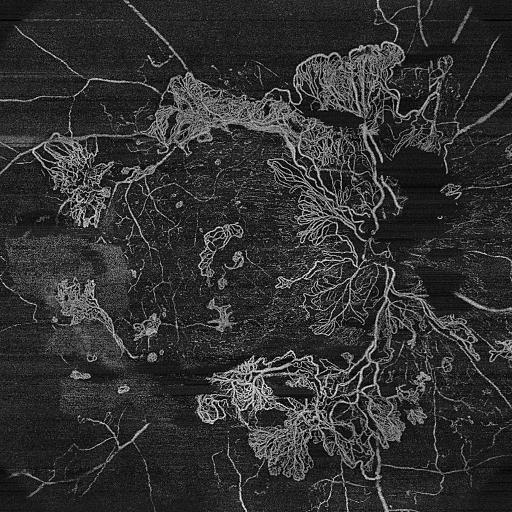
#> input picture src/ariake_octa/pdr_nve/examples/cases/case1_before.png, 1024 x 1024 px (shown at 1/2 size)
$ python -i vessel_detection.py   (imports and definitions only)
#> lines starting #> are read from the running program, lines starting #| are printed output that depends on the picture; after the words box and inside, x2 and y2 are one past the last pixel; in counts of white or black regions, pixels touching at a corner belong together
"""
血管検出モジュール
MNV画像から血管を検出・抽出
"""

import logging
import time
from typing import Dict, Optional, Tuple

import cv2
import numpy as np

logger = logging.getLogger(__name__)

# Phase4: denoise_improved(method="iterative") のときの最大反復数。1箇所で変更可能。
MAX_DESPECKLE_ITERATIONS = 15
TUBENESS_DENOISE_WEAK_ITERATIONS = 3

from .preprocessing import AdaptiveThresholder, BinaryPostProcessor, FilterBank


class MNVPreprocessor:
    """
    MNV画像の前処理クラス
    ImageJマクロの performImagePreprocessing に対応
    """

    # [332 lines left out: functions __init__, preprocess_mnv, _process_mexican_hat_with_gray, _process_tubeness_single_with_gray, _process_tubeness_multiscale_with_gray, _process_mexican_hat and 3 more, not called in this run]


class VesselEnhancer:
    """
    血管強調クラス
    より高度な血管検出のための追加メソッド
    """

    @staticmethod
    def enhance_vessels_custom_hessian(
        image: np.ndarray,
        sigmas: Tuple[float, ...] = (0.5, 1.0, 1.5, 2.0, 2.5),
        spacing: float = 1.0,
        tau: float = 2.0,
    ) -> np.ndarray:
        """
        Custom Hessian Vesselness Filter（FAZSEG方式）による血管強調

        Parameters:
        -----------
        image : np.ndarray
            入力画像
        sigmas : tuple
            スケールパラメータ（デフォルト: 0.5-2.5）
        spacing : float
            ピクセルスペーシング
        tau : float
            tau正規化パラメータ

        Returns:
        --------
        enhanced : np.ndarray
            強調画像（0-255）
        """
        # 前処理（FAZSEG方式）
        if image.dtype == np.float32:
            image = (image * 255).astype(np.uint8)

        # 画像反転（FAZを明るく）
        image_inverted = 255 - image

        # 1%タイル閾値でノイズ除去
        thr = np.percentile(image_inverted[image_inverted > 0], 1) * 0.9
        image_inverted[image_inverted <= thr] = thr

        # 0-1正規化
        image_norm = image_inverted - np.min(image_inverted)
        image_norm = image_norm / np.max(image_norm)

        # Vesselness計算
        vesselness = None
        for sigma in sigmas:
            # Hessian行列計算
            lambda1, lambda2 = VesselEnhancer._compute_hessian_eigenvalues(
                image_norm, sigma, spacing
            )

            # tau正規化
            lambda3 = lambda2.copy()
            new_tau = tau * np.min(lambda3)
            lambda3[(lambda3 < 0) & (lambda3 >= new_tau)] = new_tau
            different = lambda3 - lambda2

            # Vesselness応答（FAZSEG式）
            response = (
                ((np.absolute(lambda2) ** 2) * np.absolute(different))
                * 27
                / ((2 * np.absolute(lambda2) + np.absolute(different)) ** 3 + 1e-10)
            )

            # 2段階閾値
            response[(lambda2 < lambda3 / 2)] = 1  # 強い血管
            response[(lambda2 >= 0)] = 0  # 明るい構造除外
            response[np.isinf(response)] = 0

            # マルチスケール最大値
            if vesselness is None:
                vesselness = response
            else:
                vesselness = np.maximum(vesselness, response)

        # ノイズ除去
        vesselness[vesselness < 1e-2] = 0

        # 0-255に正規化
        enhanced = cv2.normalize(vesselness, None, 0, 255, cv2.NORM_MINMAX).astype(
            np.uint8
        )

        return enhanced

    @staticmethod
    def _compute_hessian_eigenvalues(
        image: np.ndarray, sigma: float, spacing: float = 1.0
    ) -> Tuple[np.ndarray, np.ndarray]:
        """
        Hessian行列の固有値を計算（FAZSEG方式）

        Parameters:
        -----------
        image : np.ndarray
            正規化済み画像（0-1）
        sigma : float
            ガウシアンスケール
        spacing : float
            ピクセルスペーシング

        Returns:
        --------
        lambda1, lambda2 : tuple of np.ndarray
            固有値（|lambda1| < |lambda2|にソート済み）
        """

        # ガウシアン平滑化
        image_smooth = VesselEnhancer._gaussian_smooth(image, sigma, spacing)

        # 勾配計算
        h, w = image.shape

        # Y方向
        Dy = np.zeros_like(image_smooth)
        Dy[0, :] = image_smooth[1, :] - image_smooth[0, :]
        Dy[h - 1, :] = image_smooth[h - 1, :] - image_smooth[h - 2, :]
        Dy[1 : h - 1, :] = (image_smooth[2:h, :] - image_smooth[0 : h - 2, :]) / 2

        Dyy = np.zeros_like(Dy)
        Dyy[0, :] = Dy[1, :] - Dy[0, :]
        Dyy[h - 1, :] = Dy[h - 1, :] - Dy[h - 2, :]
        Dyy[1 : h - 1, :] = (Dy[2:h, :] - Dy[0 : h - 2, :]) / 2

        # X方向
        Dx = np.zeros_like(image_smooth)
        Dx[:, 0] = image_smooth[:, 1] - image_smooth[:, 0]
        Dx[:, w - 1] = image_smooth[:, w - 1] - image_smooth[:, w - 2]
        Dx[:, 1 : w - 1] = (image_smooth[:, 2:w] - image_smooth[:, 0 : w - 2]) / 2

        Dxx = np.zeros_like(Dx)
        Dxx[:, 0] = Dx[:, 1] - Dx[:, 0]
        Dxx[:, w - 1] = Dx[:, w - 1] - Dx[:, w - 2]
        Dxx[:, 1 : w - 1] = (Dx[:, 2:w] - Dx[:, 0 : w - 2]) / 2

        # XY交差項
        Dxy = np.zeros_like(Dx)
        Dxy[0, :] = Dx[1, :] - Dx[0, :]
        Dxy[h - 1, :] = Dx[h - 1, :] - Dx[h - 2, :]
        Dxy[1 : h - 1, :] = (Dx[2:h, :] - Dx[0 : h - 2, :]) / 2

        # スケール正規化
        c = sigma**2
        hxx = -c * Dxx
        hyy = -c * Dyy
        hxy = -c * Dxy

        # 固有値計算の最適化（計算が必要な領域のみ）
        B1 = -(hxx + hyy)
        B2 = hxx * hyy - hxy**2
        valid_mask = (B1 < 0) | ((B1 != 0) | (B2 != 0))

        # 固有値計算
        lambda1 = np.zeros_like(image)
        lambda2 = np.zeros_like(image)

        if np.any(valid_mask):
            hxx_flat = hxx[valid_mask]
            hyy_flat = hyy[valid_mask]
            hxy_flat = hxy[valid_mask]

            tmp = np.sqrt((hxx_flat - hyy_flat) ** 2 + 4 * (hxy_flat**2))
            mu1 = 0.5 * (hxx_flat + hyy_flat + tmp)
            mu2 = 0.5 * (hxx_flat + hyy_flat - tmp)

            # 絶対値でソート: |lambda1| < |lambda2|
            swap_mask = np.absolute(mu1) > np.absolute(mu2)
            lambda1_flat = mu1.copy()
            lambda2_flat = mu2.copy()
            lambda1_flat[swap_mask] = mu2[swap_mask]
            lambda2_flat[swap_mask] = mu1[swap_mask]

            lambda1[valid_mask] = lambda1_flat
            lambda2[valid_mask] = lambda2_flat

        # ノイズ除去
        lambda1[np.isinf(lambda1)] = 0
        lambda2[np.isinf(lambda2)] = 0
        lambda1[np.absolute(lambda1) < 1e-4] = 0
        lambda2[np.absolute(lambda2) < 1e-4] = 0

        return lambda1, lambda2

    @staticmethod
    def _gaussian_smooth(
        image: np.ndarray, sigma: float, spacing: float = 1.0
    ) -> np.ndarray:
        """
        分離可能ガウシアンフィルタ（FAZSEG方式）

        Parameters:
        -----------
        image : np.ndarray
            入力画像
        sigma : float
            ガウシアンスケール
        spacing : float
            ピクセルスペーシング

        Returns:
        --------
        smoothed : np.ndarray
            平滑化画像
        """
        from scipy import ndimage

        siz = sigma * 6
        temp = int(round(siz / spacing / 2))

        # X方向
        x = np.arange(-temp, temp + 1)
        H = np.exp(-(x**2 / (2 * ((sigma / spacing) ** 2))))
        H = H / np.sum(H)
        Hx = H.reshape(len(H), 1)
        result = ndimage.convolve(image, Hx, mode="nearest")

        # Y方向
        Hy = H.reshape(1, len(H))
        result = ndimage.convolve(result, Hy, mode="nearest")

        return result

    # [91 lines left out: functions enhance_vessels_frangi, enhance_vessels_clahe, enhance_vessels, not called in this run]


class VesselQualityChecker:
    """
    血管検出品質チェッカー
    検出結果の品質を評価
    """

    # [80 lines left out: functions check_detection_quality, _identify_issues, not called in this run]


class VDProcessor:
    """
    VDè§£æžç”¨ã®å‡¦ç†ã‚¯ãƒ©ã‚¹
    VDè§£æžã®img_process_measurement ã«å¯¾å¿œ
    """

    def __init__(self, pipeline_type: str = "High Precision"):
        """
        Parameters:
        -----------
        pipeline_type : str
            血管強調パイプラインのタイプ
        """
        self.pipeline_type = pipeline_type
        self.post_processor = BinaryPostProcessor()

    # [48 lines left out: function process_for_vd, not called in this run]

    @staticmethod
    def li_threshold_imagej_style(image: np.ndarray) -> float:
        """
        ImageJ互換のLi法閾値計算

        ImageJのAutoThresholder.Liメソッドの実装に基づく
        反復的平均ベース

        Parameters:
        -----------
        image : np.ndarray
            入力画像（グレースケール）

        Returns:
        --------
        threshold : float
            閾値
        """
        # ヒストグラム作成
        hist, _ = np.histogram(image.ravel(), bins=256, range=(0, 256))

        total_pixels = hist.sum()
        if total_pixels == 0:
            return 0

        # 平均値を初期閾値とする
        mean = np.sum(np.arange(256) * hist) / total_pixels
        threshold = int(mean)

        # 反復計算
        tolerance = 0.5
        max_iterations = 10000

        for _ in range(max_iterations):
            # 前景と背景の平均を計算
            sum_back = 0.0
            sum_obj = 0.0
            num_back = 0
            num_obj = 0

            for i in range(256):
                if i <= threshold:
                    sum_back += i * hist[i]
                    num_back += hist[i]
                else:
                    sum_obj += i * hist[i]
                    num_obj += hist[i]

            mean_back = sum_back / num_back if num_back > 0 else 0
            mean_obj = sum_obj / num_obj if num_obj > 0 else 0

            # 新しい閾値
            new_threshold = (mean_back + mean_obj) / 2.0

            # 収束チェック
            if abs(new_threshold - threshold) < tolerance:
                break

            threshold = int(new_threshold + 0.5)

        return threshold

    @staticmethod
    def _bandpass_for_faz_fast(
        img: np.ndarray,
        sigma_large: float = 1024 / 3.0,
        sigma_small: float = 3.5,
        downsample_size: int = 200,
    ) -> np.ndarray:
        """
        FAZ用バンドパス（大sigmaをダウンサンプル上で実行して高速化）。
        高域＝元画像－低域。低域は縮小→大sigmaブラー→拡大で近似。

        Parameters
        ----------
        img : np.ndarray
            800x800 等のグレースケール画像
        sigma_large : float
            低域用ガウシアン sigma（元解像度換算）
        sigma_small : float
            正規化後の軽いブラー用 sigma
        downsample_size : int
            低域計算用の短辺サイズ（小さいほど速いが粗い）

        Returns
        -------
        bandpass : np.ndarray
            img と同じ shape のバンドパス画像
        """
        h, w = img.shape
        small = cv2.resize(
            img, (downsample_size, downsample_size), interpolation=cv2.INTER_LINEAR
        )
        sigma_s = sigma_large * (downsample_size / max(w, h))
        blurred_small = cv2.GaussianBlur(small, (0, 0), sigma_s)
        high_pass_small = cv2.subtract(small, blurred_small)
        high_pass = cv2.resize(
            high_pass_small, (w, h), interpolation=cv2.INTER_LINEAR
        )
        high_pass_normalized = cv2.normalize(
            high_pass, None, 0, 255, cv2.NORM_MINMAX
        )
        bandpass = cv2.GaussianBlur(
            high_pass_normalized, (0, 0), sigma_small
        )
        return bandpass

    # [233 lines left out: functions process_combined_for_faz_optimized, process_combined_for_faz, not called in this run]

    def process_single_for_faz(
        self,
        image: np.ndarray,
        li_threshold_scale: float = 1.0,
        use_optimized: bool = True,
    ) -> Tuple[np.ndarray, np.ndarray]:
        """
        Single image processing for FAZ detection (File Upload mode).
        Uses the same pipeline as process_combined_for_faz but with one image.
        No superficial/deep blend - the image is used directly.

        Parameters:
        -----------
        image : np.ndarray
            Input OCTA image (grayscale)
        li_threshold_scale : float
            Li threshold scale (same as pair mode)
        use_optimized : bool
            True: Hessian enhancement before processing (recommended)

        Returns:
        --------
        skeleton : np.ndarray
            Skeleton image for FAZ detection
        combined : np.ndarray
            Processed image (for intensity refinement if used)
        """
        h, w = image.shape
        t0 = time.perf_counter()
        if use_optimized:
            img_enhanced = VesselEnhancer.enhance_vessels_custom_hessian(
                image, sigmas=(0.5, 1.0, 1.5, 2.0, 2.5)
            )
        else:
            img_enhanced = image.copy()
        logger.info(
            "[VD timing]       faz_skel_hessian: %.3f s",
            time.perf_counter() - t0,
        )

        t0 = time.perf_counter()
        img_resized = cv2.resize(
            img_enhanced, (800, 800), interpolation=cv2.INTER_LINEAR
        )
        logger.info(
            "[VD timing]       faz_skel_resize: %.3f s",
            time.perf_counter() - t0,
        )

        # Bandpass Filter (downsample large blur for speed)
        t0 = time.perf_counter()
        bandpass = VDProcessor._bandpass_for_faz_fast(img_resized)
        logger.info(
            "[VD timing]       faz_skel_bandpass: %.3f s",
            time.perf_counter() - t0,
        )

        t0 = time.perf_counter()
        clahe = cv2.createCLAHE(clipLimit=2.0, tileGridSize=(8, 8))
        bandpass = clahe.apply(bandpass)
        logger.info(
            "[VD timing]       faz_skel_clahe: %.3f s",
            time.perf_counter() - t0,
        )

        # Li method binarization
        t0 = time.perf_counter()
        try:
            threshold_value = VDProcessor.li_threshold_imagej_style(bandpass)
            if li_threshold_scale != 1.0:
                threshold_value = min(
                    255.0, float(threshold_value) * li_threshold_scale
                )
            binary = (bandpass > threshold_value).astype(np.uint8) * 255
        except Exception:
            _, binary = cv2.threshold(
                bandpass, 0, 255, cv2.THRESH_BINARY + cv2.THRESH_OTSU
            )
        logger.info(
            "[VD timing]       faz_skel_li_binary: %.3f s",
            time.perf_counter() - t0,
        )

        # Skeletonize
        t0 = time.perf_counter()
        from skimage.morphology import skeletonize

        skeleton_bool = skeletonize(binary > 0)
        skeleton = (skeleton_bool * 255).astype(np.uint8)
        kernel = cv2.getStructuringElement(cv2.MORPH_ELLIPSE, (3, 3))
        skeleton = cv2.morphologyEx(skeleton, cv2.MORPH_CLOSE, kernel, iterations=8)

        skeleton_resized = cv2.resize(
            skeleton, (w, h), interpolation=cv2.INTER_LINEAR
        )
        _, skeleton_resized = cv2.threshold(
            skeleton_resized, 50, 255, cv2.THRESH_BINARY
        )
        logger.info(
            "[VD timing]       faz_skel_skeletonize_close: %.3f s",
            time.perf_counter() - t0,
        )

        combined_resized = cv2.resize(
            bandpass, (w, h), interpolation=cv2.INTER_LINEAR
        )

        return skeleton_resized, combined_resized

    # [47 lines left out: function refine_vessel_mask_by_intensity, not called in this run]


class QualityChecker:
    """ç”»åƒå“è³ªãƒã‚§ãƒƒã‚¯ã‚¯ãƒ©ã‚¹"""

    # [48 lines left out: function check_image_quality, not called in this run]

>>> import cv2
>>> picture = cv2.imread('../ariake_octa/pdr_nve/examples/cases/case1_before.png', cv2.IMREAD_GRAYSCALE)
#> picture is the input picture: shape (1024, 1024); min 0, max 255, mean 49.5
>>> result = VDProcessor().process_single_for_faz(picture)
#> in enhance_vessels_custom_hessian, `thr = np.percentile(image_inverted[image_inverted > 0], 1) * 0.9`: thr = 50.4
#> in enhance_vessels_custom_hessian, `image_inverted[image_inverted <= thr] = thr`:
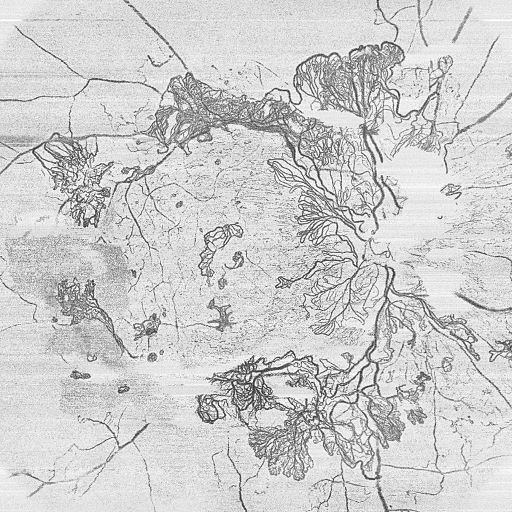
#> image_inverted: shape (1024, 1024) (shown at 1/2 size); min 50, max 255, mean 205.6
#> the loop in enhance_vessels_custom_hessian, `for sigma in sigmas:` made 5 passes
#> new_tau on passes 1 to 5: -0.334, -0.608, -0.712, -0.722, -0.721
#> pass 1, in _compute_hessian_eigenvalues, `hyy = -c * Dyy`:
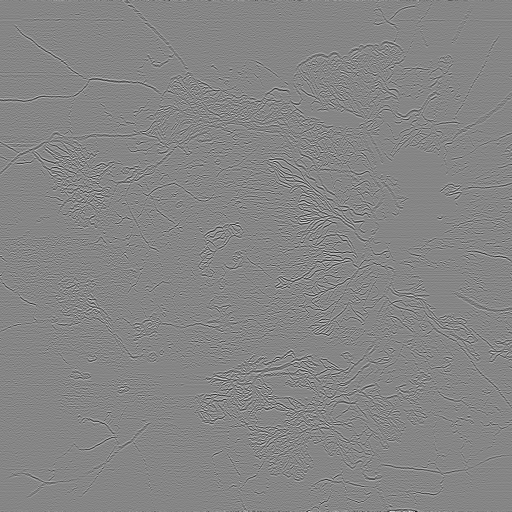
#> hyy: shape (1024, 1024) float64 (shown at 1/2 size); min -0.115, max 0.105, mean -1.9e-07; drawn with min black and max white
#> after the loop in enhance_vessels_custom_hessian, `for sigma in sigmas:`:
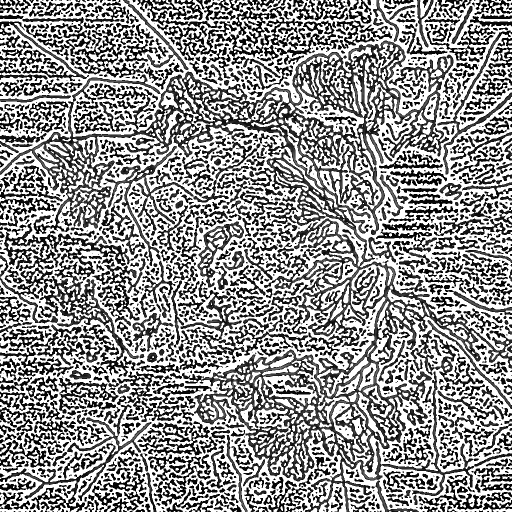
#> different: shape (1024, 1024) float64 (shown at 1/2 size); min -0.721, max 0, mean -0.302; drawn with min black and max white
#> after the loop in enhance_vessels_custom_hessian, `for sigma in sigmas:`:
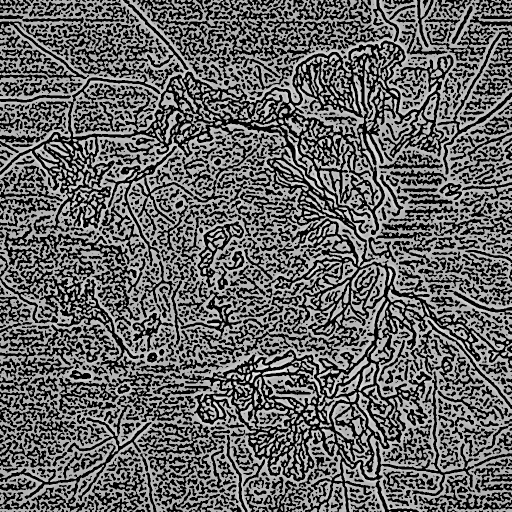
#> lambda3: shape (1024, 1024) float64 (shown at 1/2 size); min -0.721, max 0.324, mean -0.302; drawn with min black and max white
#> in process_single_for_faz, `bandpass = clahe.apply(bandpass)`:
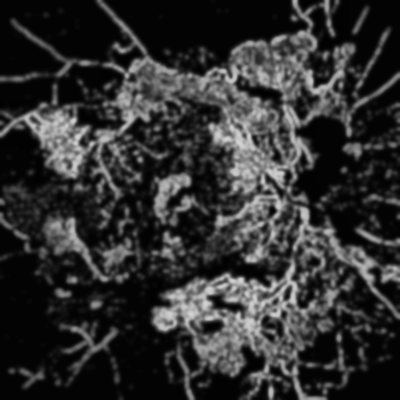
#> bandpass: shape (800, 800) (shown at 1/2 size); min 1, max 212, mean 48
#> in li_threshold_imagej_style, `hist, _ = np.histogram(image.ravel(), bins=256, range=(0, 256))`: hist = 256 values, max 144441 at index 3, min 0 at index 0, mean 2500
#> in li_threshold_imagej_style, `total_pixels = hist.sum()`: total_pixels = 640000
#> in li_threshold_imagej_style, `mean = np.sum(np.arange(256) * hist) / total_pixels`: mean = 48.05
#> in li_threshold_imagej_style, `threshold = int(mean)`: threshold = 48
#> in process_single_for_faz, `threshold_value = VDProcessor.li_threshold_imagej_style(bandpass)`: threshold_value = 68
#> in process_single_for_faz, `binary = (bandpass > threshold_value).astype(np.uint8) * 255`:
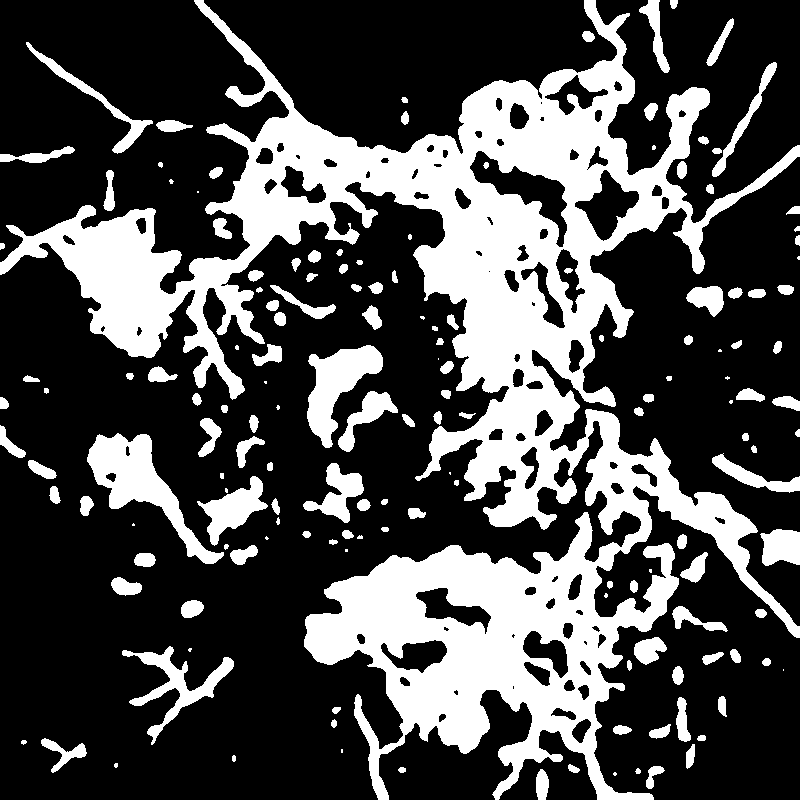
#> binary: shape (800, 800); 29.9% white; 159 white regions (25 under 20 px), largest, box (x1, y1, x2, y2) and area: (0, 0, 800, 800) 152379, (87, 433, 224, 564) 5262, (307, 345, 383, 448) 3592
#> in process_single_for_faz, `_, skeleton_resized = cv2.threshold( skeleton_resized, 50, 255, cv2.TH..`:
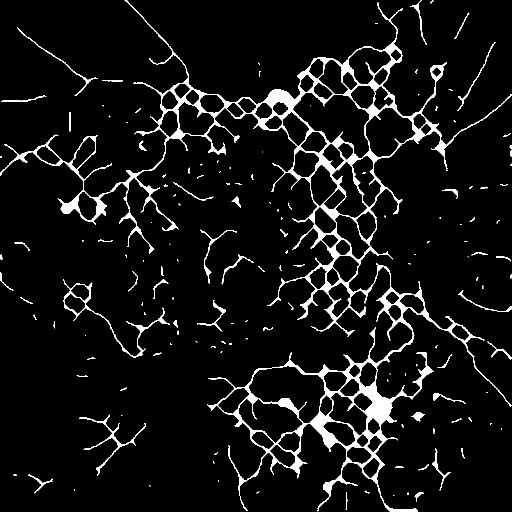
#> skeleton_resized: shape (1024, 1024) (shown at 1/2 size); 6.5% white; 150 white regions (74 under 20 px), largest, box (x1, y1, x2, y2) and area: (0, 0, 1024, 1024) 56749, (126, 559, 340, 715) 1732, (158, 829, 292, 951) 1034
